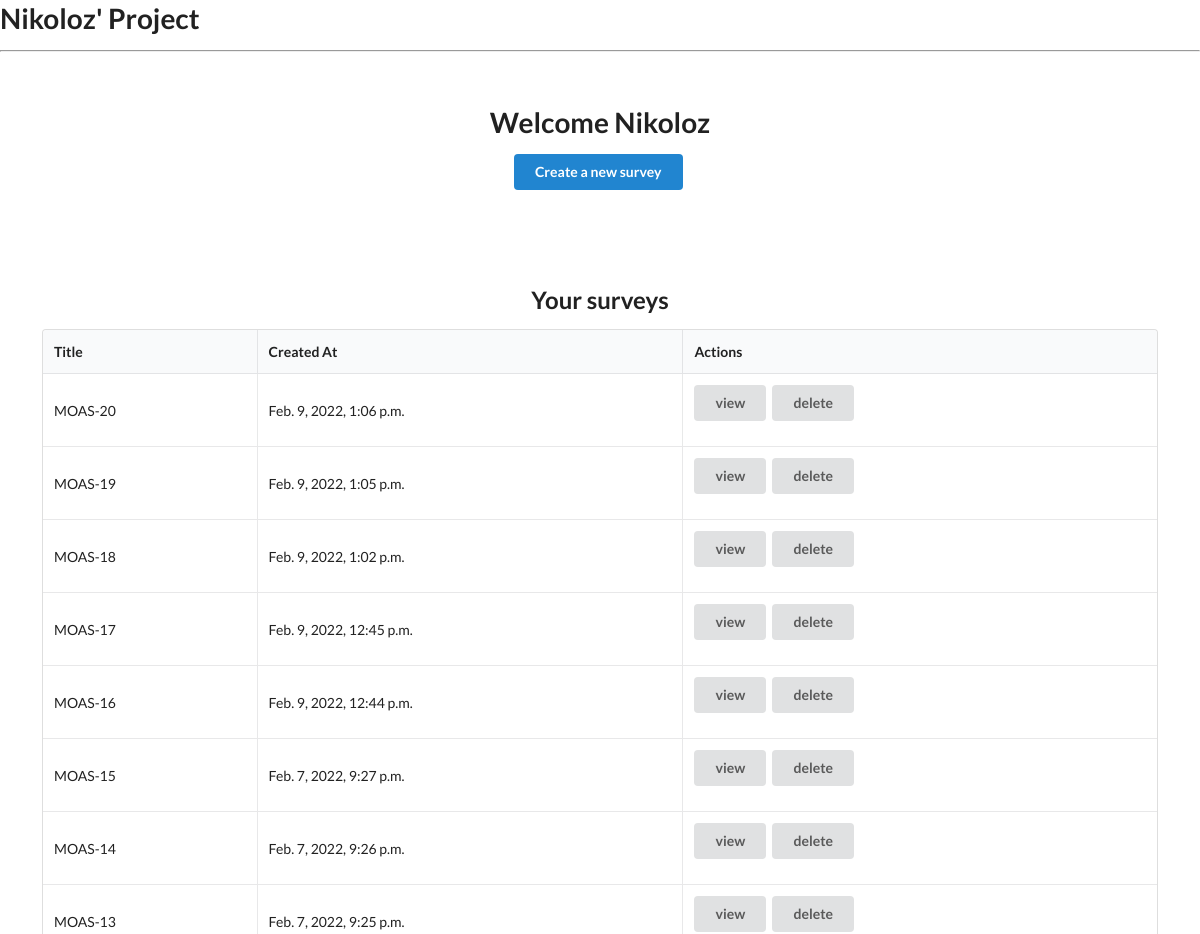
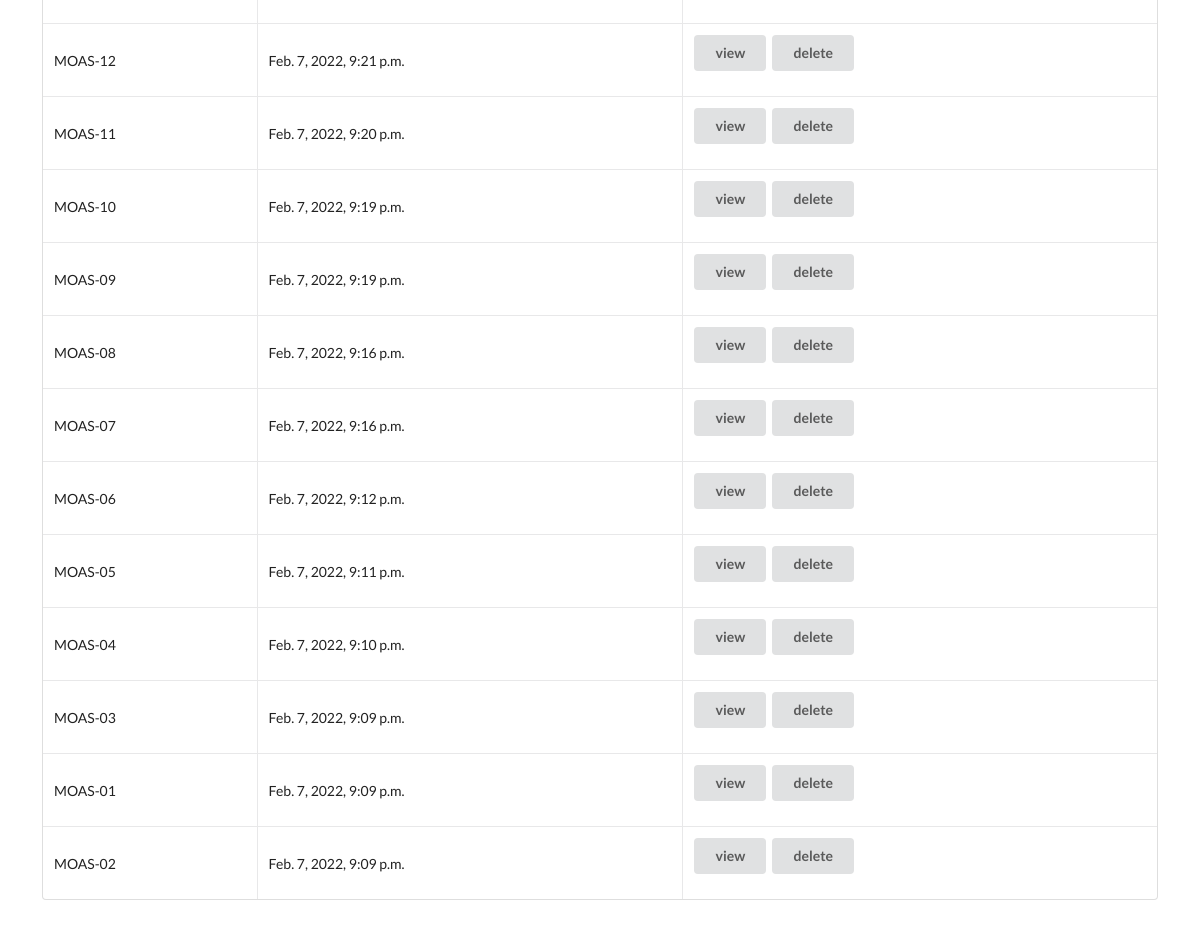
Screenshot of /surveys/ (signed in) with the database file from the repository (2 pictures, top to bottom).
### survey/models.py (models this page shows)
class Survey(models.Model):
    title = models.CharField(max_length=64)
    is_active = models.BooleanField(default=False)
    creator = models.ForeignKey(User, on_delete=models.CASCADE)
    created_at = models.DateTimeField(default=timezone.now)

### survey/views/survey.py (the view)
# urls.py: path("surveys/", views.survey.survey_list, name="survey-list"),
@login_required
def survey_list(request):
    surveys = Survey.objects.filter(creator=request.user).order_by("-created_at").all()
    return render(request, "survey/list.html", {"surveys": surveys})

### survey/templates/survey/list.html (shortened to what this page needs)
{% extends "_base.html" %}
{% block content %}
<div class="ui center aligned basic very padded segment">
    <h1 class="ui header">Welcome {{ request.user.username }}</h1>
    <a href="{% url 'survey-create' %}">
        <div class="ui primary button">Create a new survey</div>
    </a>
</div>
<div class="ui center aligned basic very padded segment">
    {% if surveys %}
    <h2 class="ui header">Your surveys</h2>
    <table class="ui celled table">
        <thead>
            <tr>
                <th>Title</th>
                <th>Created At</th>
                <th>Actions</th>
            </tr>
        </thead>
        <tbody>
            {% for survey in surveys %}
            <tr>
                <td>{{ survey.title }}</td>
                <td>{{ survey.created_at }}</td>
                <td>
                    {% if survey.is_active %}
                    <a href="{% url 'survey-detail' survey.pk %}">
                        <div class="ui button">view</div>
                    </a>
                    {% else %}
                    <a href="{% url 'survey-edit' survey.pk %}">
                        <div class="ui button">edit</div>
                    </a>
                    {% endif %}
                    <form method="post" action="{% url 'survey-delete' survey.pk %}" style="display: inline-block;">
                        <button class=" ui button">delete</button>
                    </form>
                </td>
            </tr>
            {% endfor %}
        </tbody>
    </table>
    {% else %}
    <h2 class="ui header">Your surveys
        <div class="sub header">You don't have any surveys yet, try creating one first.</div>
    </h2>
    {% endif %}
</div>
{% endblock %}

### survey/templates/_base.html (shortened to what this page needs)
<html>
<head>
    <link rel="stylesheet" type="text/css"
        href="https://cdnjs.cloudflare.com/ajax/libs/semantic-ui/2.4.1/semantic.min.css">
    <h1>Nikoloz' Project</h1>
    <hr>
</head>
<body>
    {% block content %}{% endblock %}
</body>
</html>

### rows the page displays
Survey: title "MOAS-20", created_at "Feb. 9, 2022, 1:06 p.m.", is_active "view"
Survey: title "MOAS-19", created_at "Feb. 9, 2022, 1:05 p.m.", is_active "view"
Survey: title "MOAS-18", created_at "Feb. 9, 2022, 1:02 p.m.", is_active "view"
Survey: title "MOAS-17", created_at "Feb. 9, 2022, 12:45 p.m.", is_active "view"
Survey: title "MOAS-16", created_at "Feb. 9, 2022, 12:44 p.m.", is_active "view"
Survey: title "MOAS-15", created_at "Feb. 7, 2022, 9:27 p.m.", is_active "view"
Survey: title "MOAS-14", created_at "Feb. 7, 2022, 9:26 p.m.", is_active "view"
Survey: title "MOAS-13", created_at "Feb. 7, 2022, 9:25 p.m.", is_active "view"
Survey: title "MOAS-12", created_at "Feb. 7, 2022, 9:21 p.m.", is_active "view"
Survey: title "MOAS-11", created_at "Feb. 7, 2022, 9:20 p.m.", is_active "view"
Survey: title "MOAS-10", created_at "Feb. 7, 2022, 9:19 p.m.", is_active "view"
Survey: title "MOAS-09", created_at "Feb. 7, 2022, 9:19 p.m.", is_active "view"
Survey: title "MOAS-08", created_at "Feb. 7, 2022, 9:16 p.m.", is_active "view"
Survey: title "MOAS-07", created_at "Feb. 7, 2022, 9:16 p.m.", is_active "view"
Survey: title "MOAS-06", created_at "Feb. 7, 2022, 9:12 p.m.", is_active "view"
Survey: title "MOAS-05", created_at "Feb. 7, 2022, 9:11 p.m.", is_active "view"
Survey: title "MOAS-04", created_at "Feb. 7, 2022, 9:10 p.m.", is_active "view"
Survey: title "MOAS-03", created_at "Feb. 7, 2022, 9:09 p.m.", is_active "view"
Survey: title "MOAS-01", created_at "Feb. 7, 2022, 9:09 p.m.", is_active "view"
Survey: title "MOAS-02", created_at "Feb. 7, 2022, 9:09 p.m.", is_active "view"

### other values shown
{{ request.user.username }} "Nikoloz"
